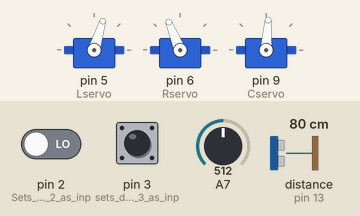
A sketch run on a simulated Arduino Nano, built with avr-gcc and run on an emulated ATmega328P. On the bench: 3 × servo. Inputs (shaded band) come from the test bench; at power-on: pin 3 (sets_digital_pin_3_as_inp) LOW, pin 2 (Sets_digital_pin_2_as_inp) LOW, distance to the obstacle (sensor on pin 13) 80 cm, A7 = 512. The echo pulse lasts 58.3 µs per cm.

Above: at 3.2 s.
3.3 s: pin 3 (sets_digital_pin_3_as_inp) pulled HIGH for 2.5 s
At 7.2 s:
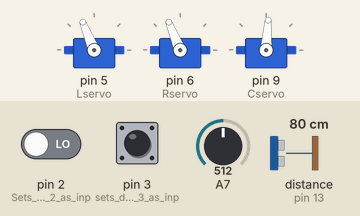
7.3 s: pin 2 (Sets_digital_pin_2_as_inp) driven HIGH and pin 3 (sets_digital_pin_3_as_inp) driven HIGH
At 8.7 s:
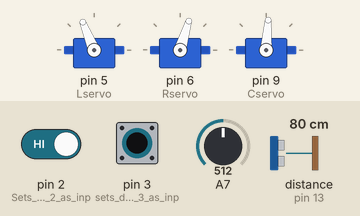
10.2 s: distance to the obstacle (sensor on pin 13) set to 16 cm
13.1 s: distance to the obstacle (sensor on pin 13) set to 13 cm
At 15.1 s:
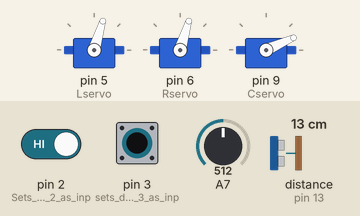
19.8 s: pin 2 (Sets_digital_pin_2_as_inp) driven LOW
At 20.3 s:
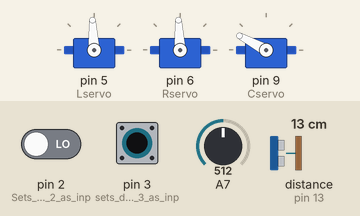
23.3 s: pin 3 (sets_digital_pin_3_as_inp) driven LOW
At 25.0 s:
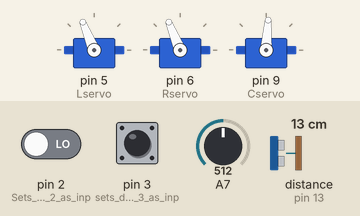
Timing chart, 0 to 30.6 s (numbered marks = the images above; inputs shaded):
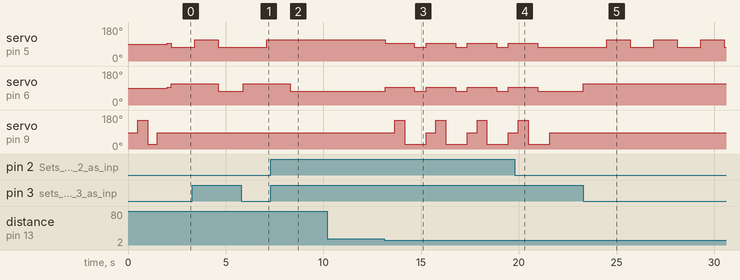

Measured:
- the behaviour switches between 15 and 14 cm on distance to the obstacle (sensor on pin 13) (found by bisection; images 2 and 3)
- after the input at 3.3 s, servo on pin 6 (Rservo): 112° → 73° after 1.3 s, → 112° 1.3 s later
- after the input at 7.3 s, servo on pin 5 (Lservo): stays 112° (without the input it goes to 73° after 0.99 s); servo on pin 6 (Rservo): 112° → 73° after 0.99 s
- after the input at 10.2 s, every drawn part: stays the same
- after the input at 13.1 s, servo on pin 5 (Lservo), servo on pin 6 (Rservo): alternates 93° for 1.5 s and 73° for 0.60 s, starting after 0.05 s; servo on pin 9 (Cservo): 86° → 152° after 0.55 s, then repeats every 2.1 s: 24° 1.1 s, 86° 0.50 s, 152° 0.50 s
- after the input at 19.8 s, servo on pin 5 (Lservo), servo on pin 6 (Rservo): goes on until 21.0 s, then stays 73°; servo on pin 9 (Cservo): goes on until 21.6 s, then stays 86°
- after the input at 23.3 s, servo on pin 5 (Lservo): alternates 112° for 1.2 s and 73° for 1.2 s, starting after 1.2 s; servo on pin 6 (Rservo): 73° → 112° at once

The sketch:

NanoRoverC.ino
```cpp
/*
NanoRoverC
Adrie Huesman
Start: 26 January 2022
Last update: 26 Feb 2022

Hardware
Arduino Nano Atmega328
Arduino Nano sensor I/O shield v3.0
4 Alkaline batteries so 6 volts
2 SG90 continous or 360 degrees servos
Wheel for Standard Servo 25T-40×7mm 2-Pack Pololu 4905
Ball Caster with 3/4″ Plastic Ball Pololu 954
QTR-3A Reflectance Sensor Array Pololu 2456
Powerboard, own design based on 5V Step-Up/Step-Down Voltage Regulator S7V7F5 Pololu 2119
SG90 270 degrees servo and ultrasonic (US) distance sensor HC-SR04
2 Digital infrared proximity sensors FC-51 or HW-201
Chassis, own design 4mm aviation plywood 13 by 8 cm (two levels)

Software

I/O
D0 -- Reserved UART Rx
D1 -- Reserved UART Tx
D2 Right proximity sensor
D3 Left proximity sensor
D4 --
D5 Continuous servo left
D6 Continuous servo right
D7 --
D8 --
D9 270 degrees servo
D10 --
D11 --
D12 HC-SR04 Trig
D13 HC-SR04 Echo
A0 Sensor array left
A1 Sensor array center
A2 Sensor array right
A3 --
A4 -– Reserved I2C SDA
A5 -- Reserved I2C SDL
A6 --
A7 Potmeter to set bias between motor speeds

Other
SensorValues when all black 900 - 924, say 900
SensorValues when all white 488 - 579, say 600

Same RPMs achieved when:
Forward Lspeed 200 Rspeed 240
Backward Lspeed -250 Rspeed -200
Left turn Lspeed -200 Rspeed 200
Right turn Lspeed 200 Rspeed -200
*/

// Declare variables
int Avspeed = 200;   // Only used in MFO state, typical value 200
int val;   // Value from potentiometer
int bias;   // To run left and right motor at same speed (33 - 34)
enum state
{
  INI,
  SAM,
  MFO,
  T90,
  T15,
  ESC
};
state Robotstate = INI;
float Cdistance;
float Climit = 15.0;
float Ldistance;
float Rdistance;
bool LProx;
bool RProx;
bool CProx;

#include <Servo.h>
#include <HCSR04.h>
Servo Lservo;
Servo Rservo;
Servo Cservo;

// Initialize US sensor that uses digital pins 12 and 13
UltraSonicDistanceSensor distanceSensor(12, 13);   // Trigger and echo

// Set speed of left motor, -500 < speed < 500
void Lspeed(int speed)
{
  Lservo.writeMicroseconds(speed + 1500);
}

// Set speed of right motor, -500 < speed < 500
void Rspeed(int speed)
{
  Rservo.writeMicroseconds(1500 - speed);
}

// Exclusive OR via truth table, see below
// An alternative is to use (a || b) && !(a && b)
bool EOR(bool a, bool b)
{
  bool c;
  if (!a && !b) {c = false;}
  if (a && !b) {c = true;}
  if (!a && b) {c = true;}
  if (a && b) {c = false;}
  return c;
}

void setup()
{
  pinMode(2, INPUT);    // Sets digital pin 2 as input for RProx
  pinMode(3, INPUT);    // sets digital pin 3 as input for LProx
  Serial.begin(9600);   // Set up Serial library at 9600 bps
  Lservo.attach(5);
  Rservo.attach(6);
  Cservo.attach(9);
  Cservo.writeMicroseconds(1430);   // set HC-SR04 at 90 degrees
  delay(500);
  Cservo.writeMicroseconds(2110);   // set HC-SR04 at 0 degrees
  delay(500);
  Cservo.writeMicroseconds(790);   // set HC-SR04 at 180 degrees
  delay(500);
  Cservo.writeMicroseconds(1430);   // set HC-SR04 at 90 degrees
  delay(500);
}

void loop()
{
  switch(Robotstate)
  {
    case INI:
    Lspeed(0);
    Rspeed(0);
    Cservo.writeMicroseconds(1430);
    delay(100);
    Cdistance = distanceSensor.measureDistanceCm();
    delay(100);
    Robotstate = SAM;
    break;

    case SAM:
    Lspeed(0);
    Rspeed(0);
    Cservo.writeMicroseconds(1430);
    Cdistance = distanceSensor.measureDistanceCm();
    LProx = !(digitalRead(3));   // LProx is true when an object is detected
    RProx = !(digitalRead(2));   // RProx is true when an object is detected
    CProx = (Cdistance < Climit);   // CProx is true when an object is detected
    if (EOR(LProx, RProx))   // Object detected left or right
    {
      Robotstate = T15;
    }
    if (!LProx && !RProx && CProx)   // No object detected left or right, but object detected in front
    {
      Robotstate = T90;
    }
    if (!LProx && !RProx && !CProx)   // No object detected left or right or in front
    {
      Robotstate = MFO;
    }
    if (LProx && RProx)   // Object detected left and right
    {
      Robotstate = ESC;
    }
    break;

    case MFO:
    val = analogRead(A7);
    bias = map(val, 0, 1023, -100, 100);
    // Serial.println(bias);
    Lspeed(Avspeed - bias);
    Rspeed(Avspeed + bias);
    delay(100);   // Allows for LProx and RProx to become true simultaneously
    Cservo.writeMicroseconds(1430);
    Cdistance = distanceSensor.measureDistanceCm();
    LProx = !(digitalRead(3));   // LProx is true when an object is detected
    RProx = !(digitalRead(2));   // RProx is true when an object is detected
    CProx = (Cdistance < Climit);   // CProx is true when an object is detected
    if (!LProx && !RProx && !CProx)   // No object detected left or right or in front
    {
      Robotstate = MFO;
    }
    if (LProx || RProx || CProx)   // Object detected left or right or in front
    {
      Robotstate = SAM;
    }
    break;

    case T90:
    Lspeed(0);
    Rspeed(0);
    Cservo.writeMicroseconds(1430);
    delay(500);
    Cservo.writeMicroseconds(2110);
    delay(500);
    Ldistance = distanceSensor.measureDistanceCm();
    Cservo.writeMicroseconds(790);
    delay(500);
    Rdistance = distanceSensor.measureDistanceCm();
    if (Ldistance >= Rdistance)   // turn left
    {
      Lspeed(-200);
      Rspeed(200);
      delay(600);
    }
    if (Ldistance < Rdistance)   // turn right
    {
      Lspeed(200);
      Rspeed(-200);
      delay(600);
    }
    Robotstate = SAM;
    break;

    case T15:
    Lspeed(0);
    Rspeed(0);
    if (LProx)   // turn right
    {
      Lspeed(200);
      Rspeed(-200);
      delay(100);
    }
    if (RProx)   // turn left
    {
      Lspeed(-200);
      Rspeed(200);
      delay(100);
    }
    Robotstate = SAM;
    break;

    case ESC:
    Lspeed(0);
    Rspeed(0);
    Lspeed(-200);
    Rspeed(-200);
    delay(1200);
    Lspeed(0);
    Rspeed(0);
    Lspeed(200);
    Rspeed(-200);
    delay(1200);
    Lspeed(0);
    Rspeed(0);
    Robotstate = SAM;
    break;

  }
}
```
